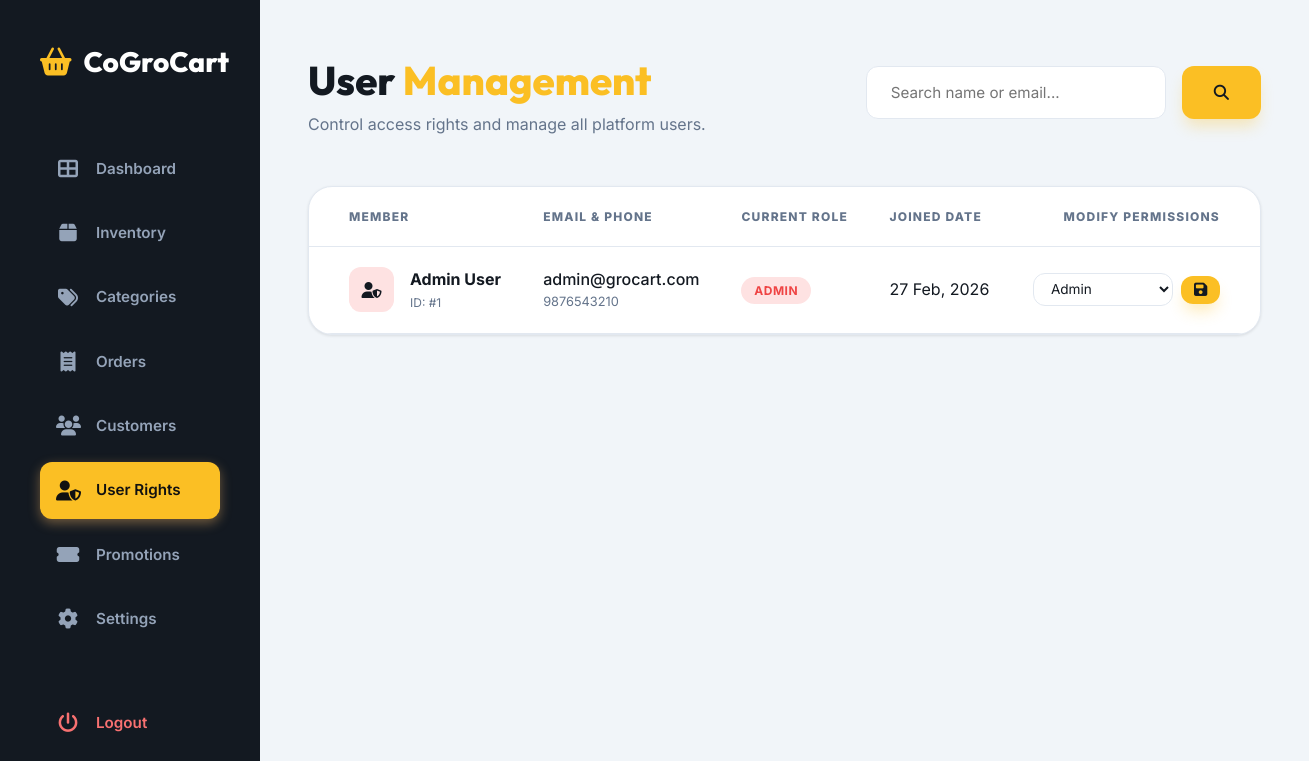
Before: /admin/users.php (signed in) with the older database file.
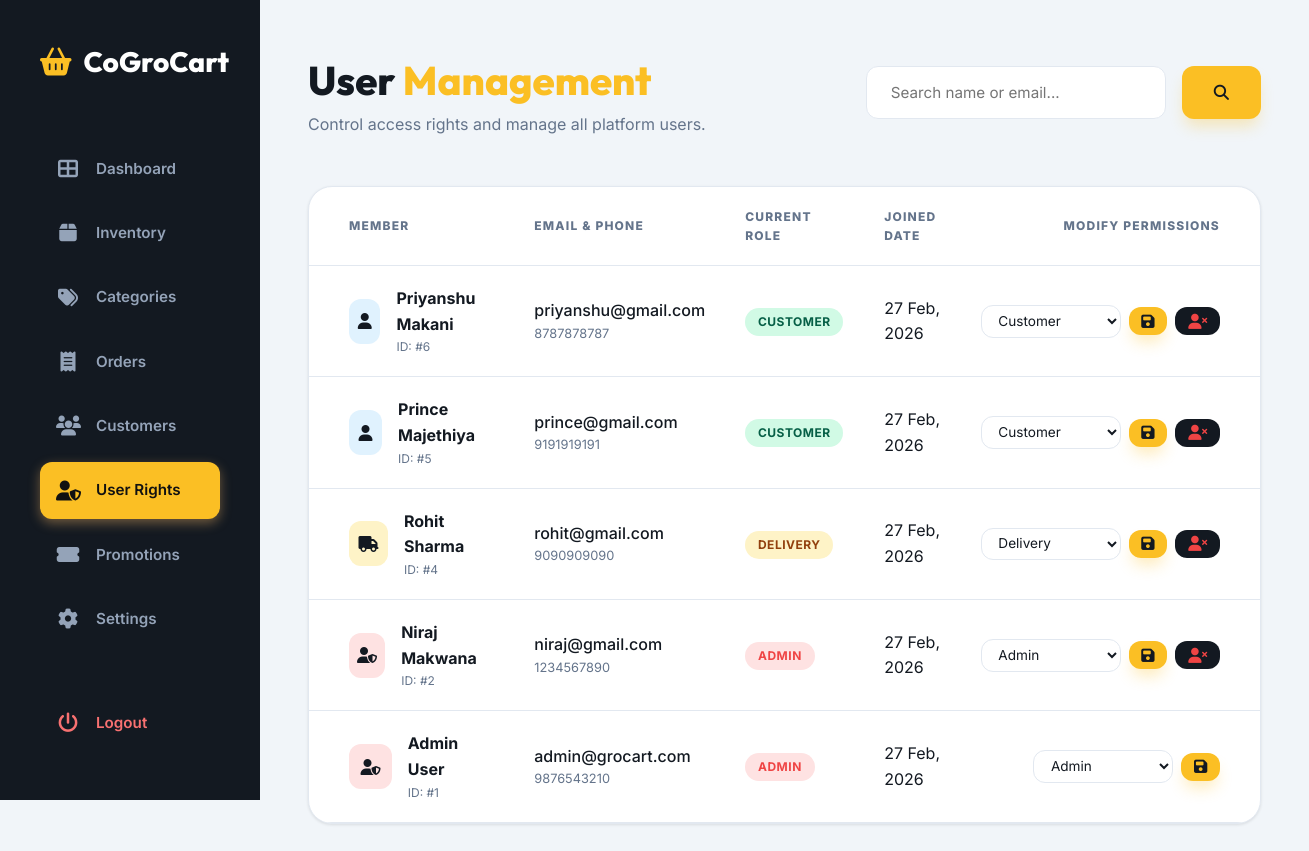
After: the same page with the newer database file.
### tables this page shows
CREATE TABLE `users` (
  `id` int(11) NOT NULL,
  `name` varchar(100) NOT NULL,
  `email` varchar(100) NOT NULL,
  `phone` varchar(15) NOT NULL,
  `password` varchar(255) NOT NULL,
  `role` enum('customer','admin','delivery') NOT NULL DEFAULT 'customer',
  `status` enum('active','inactive') NOT NULL DEFAULT 'active',
  `address` text DEFAULT NULL,
  `city` varchar(50) DEFAULT NULL,
  `postal_code` varchar(10) DEFAULT NULL,
  `created_at` timestamp NOT NULL DEFAULT current_timestamp(),
  `updated_at` timestamp NOT NULL DEFAULT current_timestamp() ON UPDATE current_timestamp()
);

### admin/users.php (the view, shortened to what this page needs)
<?php
include_once 'includes/header.php';
$page = isset($_GET['page']) ? intval($_GET['page']) : 1;
$per_page = 20;
$offset = ($page - 1) * $per_page;
$search = isset($_GET['search']) ? sanitize($_GET['search']) : '';
$where = $search ? "WHERE name LIKE '%$search%' OR email LIKE '%$search%'" : "";
$users = $conn->query("SELECT * FROM users $where ORDER BY created_at DESC LIMIT $per_page OFFSET $offset")->fetch_all(MYSQLI_ASSOC);
?>
<div class="animate-fade">
    <div style="display: flex; justify-content: space-between; align-items: center; margin-bottom: 3rem;">
        <div>
            <h1 style="font-size: 2.5rem;">User <span style="color: var(--primary);">Management</span></h1>
            <p style="color: #64748b;">Control access rights and manage all platform users.</p>
        </div>
        <form action="" method="GET" style="display: flex; gap: 1rem;">
            <input type="text" name="search" placeholder="Search name or email..." class="form-control" style="width: 300px;" value="<?php echo $search; ?>">
            <button type="submit" class="btn btn-primary"><i class="fas fa-search"></i></button>
        </form>
    </div>
    <div class="admin-card" style="padding: 0; overflow: hidden;">
        <table class="admin-table">
            <thead>
                <tr>
                    <th style="padding-left: 2.5rem;">Member</th>
                    <th>Email & Phone</th>
                    <th>Current Role</th>
                    <th>Joined Date</th>
                    <th style="padding-right: 2.5rem; text-align: right;">Modify Permissions</th>
                </tr>
            </thead>
            <tbody>
                <?php foreach($users as $user): ?>
                <tr>
                    <td style="padding-left: 2.5rem;">
                        <div style="display: flex; align-items: center; gap: 1rem;">
                            <div style="width: 45px; height: 45px; border-radius: 12px; background: <?php echo $user['role'] == 'admin' ? '#fee2e2' : ($user['role'] == 'delivery' ? '#fef3c7' : '#e0f2fe'); ?>; color: var(--secondary); display: flex; align-items: center; justify-content: center; font-weight: 800;">
                                <i class="fas <?php echo $user['role'] == 'admin' ? 'fa-user-shield' : ($user['role'] == 'delivery' ? 'fa-truck' : 'fa-user'); ?>"></i>
                            </div>
                            <div>
                                <div style="font-weight: 700;"><?php echo htmlspecialchars($user['name']); ?></div>
                                <div style="font-size: 0.75rem; color: #64748b;">ID: #<?php echo $user['id']; ?></div>
                            </div>
                        </div>
                    </td>
                    <td>
                        <div style="font-weight: 500;"><?php echo htmlspecialchars($user['email']); ?></div>
                        <div style="font-size: 0.8rem; color: #64748b;"><?php echo htmlspecialchars($user['phone']); ?></div>
                    </td>
                    <td>
                        <span class="badge <?php echo $user['role'] == 'admin' ? 'badge-danger' : ($user['role'] == 'delivery' ? 'badge-warning' : 'badge-success'); ?>">
                            <?php echo strtoupper($user['role']); ?>
                        </span>
                    </td>
                    <td><?php echo date('d M, Y', strtotime($user['created_at'])); ?></td>
                    <td style="padding-right: 2.5rem; text-align: right;">
                        <form method="POST" style="display: inline-flex; gap: 0.5rem; align-items: center;">
                            <select name="role" class="form-control" style="width: 140px; padding: 0.4rem 0.8rem; font-size: 0.85rem;">
                                <option value="customer" <?php echo $user['role'] == 'customer' ? 'selected' : ''; ?>>Customer</option>
                                <option value="delivery" <?php echo $user['role'] == 'delivery' ? 'selected' : ''; ?>>Delivery</option>
                                <option value="admin" <?php echo $user['role'] == 'admin' ? 'selected' : ''; ?>>Admin</option>
                            </select>
                            <button type="submit" name="update_role" class="btn btn-primary" style="padding: 0.4rem 0.8rem;"><i class="fas fa-save"></i></button>
                            <?php if($user['id'] != $_SESSION['user_id']): ?>
                                <a href="?delete=<?php echo $user['id']; ?>" class="btn btn-secondary" style="color: #ef4444; padding: 0.4rem 0.8rem;" onclick="return confirm('Absolutely delete this user?')"><i class="fas fa-user-xmark"></i></a>
                            <?php endif; ?>
                        </form>
                    </td>
                </tr>
                <?php endforeach; ?>
            </tbody>
        </table>
    </div>
</div>
<?php include_once 'includes/footer.php'; ?>

Changed rows visible on the page:
added users: name "Priyanshu Makani", id "6", email "priyanshu@gmail.com", phone "8787878787", role "CUSTOMER", created_at "27 Feb, 2026", role "Customer"
added users: name "Prince Majethiya", id "5", email "prince@gmail.com", phone "9191919191", role "CUSTOMER", created_at "27 Feb, 2026", role "Customer"
added users: name "Rohit Sharma", id "4", email "rohit@gmail.com", phone "9090909090", role "DELIVERY", created_at "27 Feb, 2026", role "Delivery"
added users: name "Niraj Makwana", id "2", email "niraj@gmail.com", phone "1234567890", role "ADMIN", created_at "27 Feb, 2026", role "Admin"
